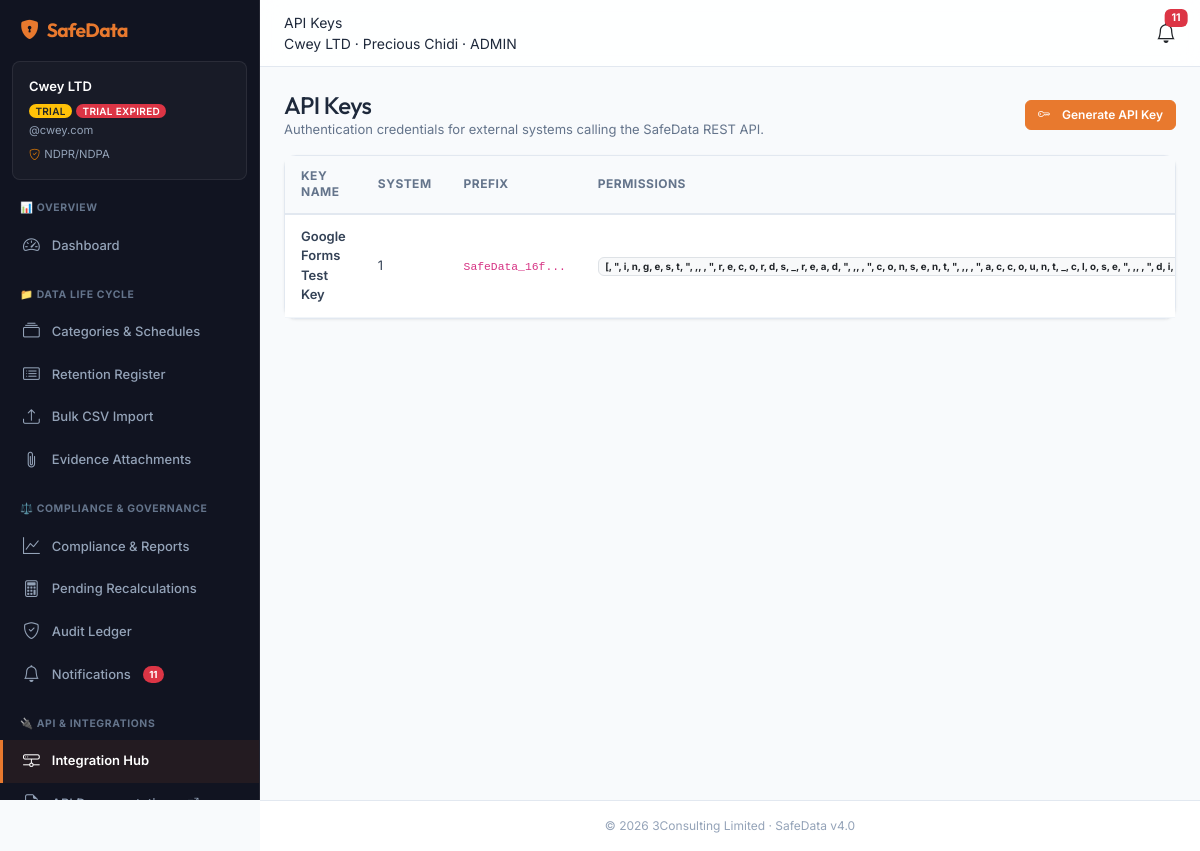
The app's page /integrations/keys (signed in) with its own data.
### app/models.py (models this page shows)
class ApiKey(Base):
    __tablename__ = "api_keys"
    id = Column(Integer, primary_key=True, autoincrement=True)
    organization_id = Column(Integer, ForeignKey("organizations.id", ondelete="CASCADE"), default=1, nullable=False)
    system_id = Column(Integer, ForeignKey("connected_systems.id"), nullable=False)
    key_name = Column(String(100), nullable=False)
    key_hash = Column(String(64), unique=True, nullable=False)
    key_prefix = Column(String(12), nullable=False)
    permissions = Column(JSON, nullable=True)
    rate_limit_per_min = Column(Integer, default=60, nullable=False)
    is_active = Column(Boolean, default=True, nullable=False)
    last_used_at = Column(DateTime, nullable=True)
    expires_at = Column(DateTime, nullable=True)
    created_by = Column(Integer, ForeignKey("users.id", ondelete="SET NULL"), nullable=True)
    created_at = Column(DateTime, default=func.now(), nullable=False)
    revoked_at = Column(DateTime, nullable=True)

### app/routes/integrations_routes.py (the view)
@router.get("/integrations/keys", response_class=HTMLResponse)
def list_api_keys(request: Request, db: Session = Depends(get_db)):
    session = get_session(request)
    if not session or session.get("role") != "admin":
        return RedirectResponse(url="/login", status_code=303)
    org_id = session["org_id"]
    labels = get_country_regulation_labels(session.get("country", "OTHER"))
    keys = db.query(ApiKey).filter(ApiKey.organization_id == org_id).order_by(ApiKey.id.desc()).all()
    return templates.TemplateResponse(request=request, name="integrations_keys.html", context=_ctx(session, labels, {
        "page_title": "API Keys",
        "active_nav": "integrations",
        "keys": keys
    }))

### app/templates/integrations_keys.html (shortened to what this page needs)
{% extends "layout.html" %}
{% block content %}
<div class="d-flex justify-content-between align-items-center mb-3">
  <div>
    <h1 class="h4 mb-0">API Keys</h1>
    <p class="text-muted small mb-0">Authentication credentials for external systems calling the SafeData REST API.</p>
  </div>
  <a href="/integrations/keys/create" class="btn btn-primary btn-sm"><i class="bi bi-key me-1"></i> Generate API Key</a>
</div>
<div class="card shadow-sm">
  <div class="card-body p-0">
    {% if not keys %}
      <div class="p-4 text-center text-muted">
        <i class="bi bi-key fs-2 d-block mb-2"></i>
        No API keys generated yet. Click "Generate API Key" to authenticate external API integrations.
      </div>
    {% else %}
      <div class="table-responsive">
        <table class="table table-hover align-middle mb-0">
          <thead class="table-light">
            <tr>
              <th>Key Name</th>
              <th>System</th>
              <th>Prefix</th>
              <th>Permissions</th>
            </tr>
          </thead>
          <tbody>
            {% for k in keys %}
              <tr>
                <td class="fw-semibold">{{ k.key_name }}</td>
                <td>{{ k.system_id }}</td>
                <td><code>{{ k.key_prefix }}...</code></td>
                <td>
                  {% if k.permissions %}
                    <span class="badge bg-light text-dark border">{{ k.permissions | join(', ') }}</span>
                  {% else %}
                    <span class="text-muted small">None</span>
                  {% endif %}
                </td>
              </tr>
            {% endfor %}
          </tbody>
        </table>
      </div>
    {% endif %}
  </div>
</div>
{% endblock %}

### records on screen
ApiKey: key_name "Google Forms Test Key", system_id "1", key_prefix "SafeData_16f", permissions "[, \", i, n, g, e, s, t, \", ,, , \", r, e, c, o, r, d, s, _, r, e, a, d, \", ,, , \", c, o, n, s, e, n, t, \", ,, , \", a, c, c, o, u, n, t, _, c, l, o, s, e, \", ,, , \", d, i,…"

### other values on screen
{{ wl_name or 'SafeData' }} "SafeData"
{{ org_name }} "Cwey LTD"
{{ org_status | upper }} "TRIAL"
{{ org_domain }} "cwey.com"
{{ law_label }} "NDPR/NDPA"
{{ unread_notifications_count }} "11"
{{ page_title }} "API Keys"
{{ user_name }} "Precious Chidi"
{{ user_role | upper }} "ADMIN"
{{ wl_footer or '3Consulting Limited' }} "3Consulting Limited"
